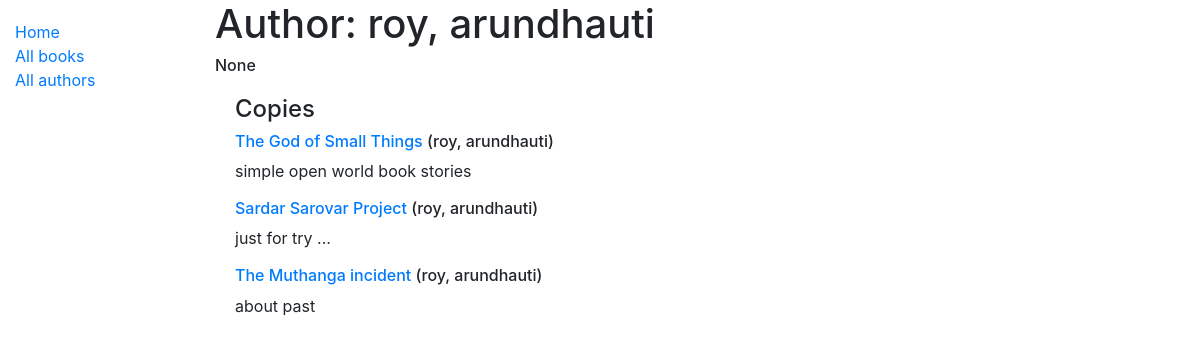
The page /catalog/author/2 on the database as committed earlier.
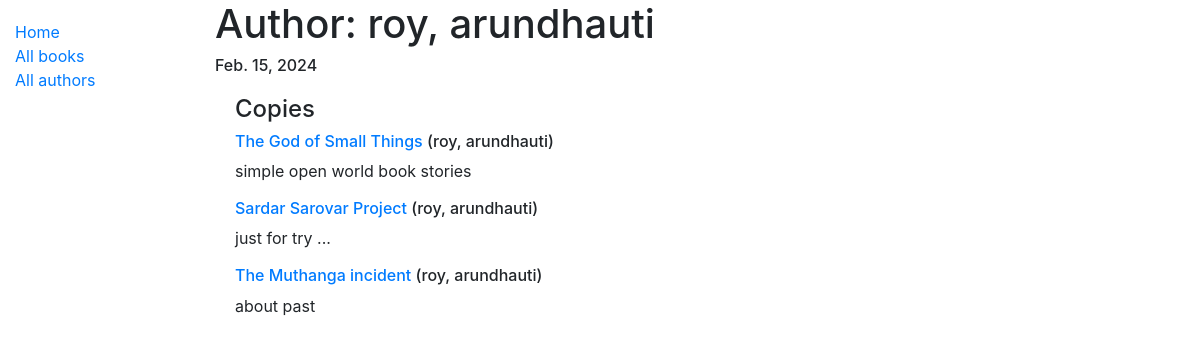
The same page on the database as committed later.
### catalog/models.py (models this page shows, shortened)
class Author(models.Model):
    first_name = models.CharField(max_length=100)
    last_name = models.CharField(max_length=100)
    date_of_birth = models.DateField(null=True, blank=True)
    date_of_death = models.DateField('Died', null=True, blank=True)
    class Meta:
        ordering = ['last_name', 'first_name']
    def __str__(self):
        return f'{self.last_name}, {self.first_name}'

### catalog/views.py (the view)
# urls.py: path('author/<int:pk>', views.AuthordetailView, name='author-detail'),
def AuthordetailView(request, pk=0):
    author_object = Author.objects.get(pk=pk)
    author_name = author_object.__str__()
    author_dob = author_object.date_of_birth
    book_objects = Book.objects.filter(author=pk)
    context = {
        "author_name": author_name,
        "author_dob": author_dob,
        "book_lists": book_objects,
    }
    return render(request, "author_detail.html", context=context)

### catalog/models.py (called while the page is built)
    def get_absolute_url(self):
        return reverse('book-detail', args=[str(self.id)])

### catalog/templates/author_detail.html
{% extends "base_generic.html" %}
{% block content %}
<h1>Author: {{ author_name }}</h1>
<h6>{{author_dob}}</h6>
<div style="margin-left:20px;margin-top:20px">
    <h4>Copies</h4>
    {% if book_lists %}
    {% for book in book_lists %}
    <h6><a href="{{book.get_absolute_url}}">{{book.title}}</a>
        ({{book.author}})</h6>
    <p>{{book.summary}}</p>
    {% endfor %}
    {% else %}
    <p>there is no book.</p>
    {% endif %}
</div>
{% endblock %}

Rows that differ between the two databases and show on the page:
now on this page (row edited): Author: date_of_birth "Feb. 15, 2024"
Other text that changed with them:
{{ author_dob }}: "None" → (not shown)
